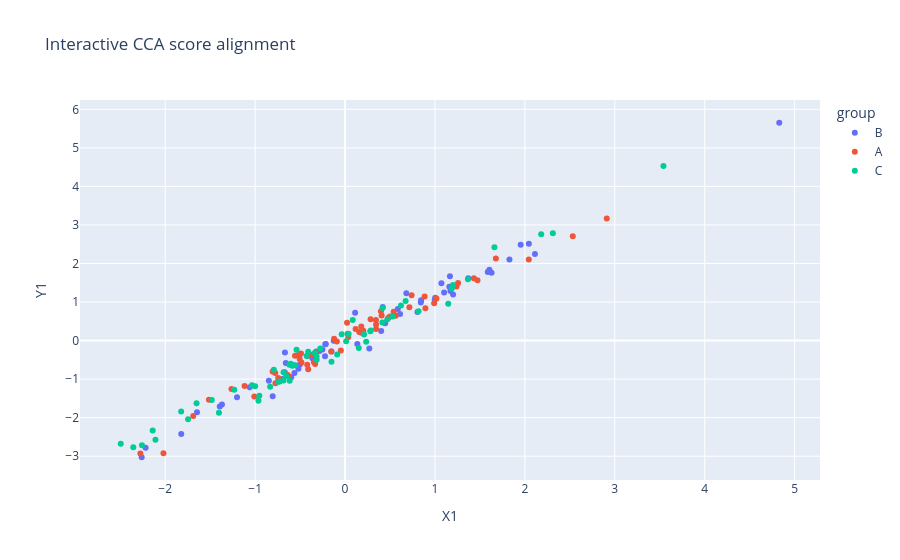

This figure's notebook cell:
### Markdown cell above
## Interactive canonical-score explorer

### Code cell
import plotly.express as px
fig=px.scatter(joint,x='X1',y='Y1',color='group',hover_name='observation_id',title='Interactive CCA score alignment')
fig

### Figure 1 — Plotly figure (JSON) as saved in the notebook; plotly's stock layout.template omitted (floating-point values rounded to 4 significant figures)
{"data": [{"hovertemplate": "<b>%{hovertext}</b><br><br>group=B<br>X1=%{x}<br>Y1=%{y}<extra></extra>", "hovertext": ["obs_000", "obs_001", "obs_005", "obs_006", "obs_012", "obs_015", "obs_018", "obs_022", "obs_023", "obs_025", "obs_026", "obs_030", "obs_031", "obs_035", "obs_038", "obs_044", "obs_045", "obs_049", "obs_053", "obs_054", "obs_056", "obs_058", "obs_062", "obs_066", "obs_070", "obs_075", "obs_076", "obs_078", "obs_080", "obs_082", "obs_083", "obs_085", "obs_087", "obs_092", "obs_094", "obs_098", "obs_099", "obs_100", "obs_104", "obs_105", "obs_107", "obs_109", "obs_110", "obs_112", "obs_122", "obs_124", "obs_125", "obs_134", "obs_135", "obs_138", "obs_146", "obs_147", "obs_148", "obs_152", "obs_159", "obs_167", "obs_169", "obs_171", "obs_172", "obs_175"], "legendgroup": "B", "marker": {"color": "#636efa", "symbol": "circle"}, "mode": "markers", "name": "B", "orientation": "v", "showlegend": true, "type": "scatter", "x": [0.8454, -0.2145, -1.393, -0.6977, -0.8472, -0.6684, -0.5736, 1.37, 0.1363, -0.2229, -2.218, 0.4019, 1.172, 1.828, -0.2194, 1.102, 1.167, -0.6708, -0.1253, 4.829, -0.6589, -0.2519, 0.612, 1.63, -0.2845, -1.06, -0.5026, -0.5986, -1.646, -1.369, 1.605, 0.8051, -1.822, 1.202, -0.363, 0.6814, 1.072, -0.3192, -0.8048, 0.4193, -0.5186, 2.112, 0.441, 0.4467, 1.003, 1.16, 0.1121, -2.262, 0.5867, 0.8429, 1.953, -0.5626, -0.1513, 0.1809, -0.4989, -1.201, 2.044, 0.9976, 0.2698, 1.587], "xaxis": "x", "y": [1.046, -0.09034, -1.71, -0.9943, -1.044, -0.3063, -0.6406, 1.615, -0.08637, -0.4044, -2.783, 0.2483, 1.284, 2.107, -0.09737, 1.247, 1.67, -0.8203, -0.004043, 5.652, -0.5797, -0.2315, 0.6887, 1.76, -0.2709, -1.209, -0.6233, -0.9516, -1.86, -1.658, 1.836, 0.7435, -2.422, 1.194, -0.4597, 1.226, 1.488, -0.2816, -1.444, 0.8703, -0.7334, 2.243, 0.4656, 0.4518, 1.113, 1.394, 0.7205, -3.027, 0.8183, 0.9901, 2.485, -0.8385, -0.2851, 0.2059, -0.347, -1.471, 2.515, 1.058, -0.203, 1.777], "yaxis": "y"}, {"hovertemplate": "<b>%{hovertext}</b><br><br>group=A<br>X1=%{x}<br>Y1=%{y}<extra></extra>", "hovertext": ["obs_002", "obs_003", "obs_007", "obs_008", "obs_009", "obs_010", "obs_011", "obs_013", "obs_014", "obs_016", "obs_017", "obs_021", "obs_036", "obs_037", "obs_040", "obs_042", "obs_043", "obs_047", "obs_048", "obs_060", "obs_064", "obs_068", "obs_069", "obs_072", "obs_073", "obs_074", "obs_081", "obs_086", "obs_088", "obs_090", "obs_097", "obs_101", "obs_102", "obs_111", "obs_113", "obs_114", "obs_115", "obs_117", "obs_120", "obs_121", "obs_123", "obs_126", "obs_129", "obs_130", "obs_131", "obs_132", "obs_133", "obs_140", "obs_143", "obs_144", "obs_145", "obs_149", "obs_150", "obs_154", "obs_160", "obs_162", "obs_168", "obs_174", "obs_177", "obs_179"], "legendgroup": "A", "marker": {"color": "#EF553B", "symbol": "circle"}, "mode": "markers", "name": "A", "orientation": "v", "showlegend": true, "type": "scatter", "x": [-0.1216, -0.8055, -0.7745, -0.4896, 2.911, 1.473, -0.5565, 0.5634, 0.5407, -0.4845, -1.117, 0.8847, 0.3994, 0.4991, 0.4802, 0.02935, -1.514, -0.5048, -0.3326, -0.3742, 0.3448, -0.6425, 0.8934, 0.3437, -1.009, 1.016, 1.677, -0.6261, 0.1175, 0.1579, -0.1533, -0.5171, 2.533, -2.02, 1.24, -0.7439, 0.2838, 0.0221, -1.263, 1.433, -0.4207, 0.1806, 0.2034, 0.03566, -2.276, -0.3276, -0.04696, -0.0912, -0.7762, 0.7154, 1.257, -0.4173, -0.3461, 2.044, -0.41, 0.345, -1.688, 0.4069, 0.9909, 0.7404], "xaxis": "x", "y": [0.04592, -0.7993, -1.105, -0.3381, 3.17, 1.567, -0.394, 0.6456, 0.7485, -0.5683, -1.176, 1.143, 0.7615, 0.6261, 0.5891, 0.1793, -1.536, -0.481, -0.6044, -0.3671, 0.3036, -0.8888, 0.8406, 0.5356, -1.453, 1.091, 2.129, -0.9222, 0.3011, 0.2251, -0.2817, -0.3751, 2.704, -2.921, 1.402, -0.97, 0.551, 0.4654, -1.255, 1.618, -0.6275, 0.3669, 0.2562, 0.08343, -2.929, -0.3055, -0.2562, -0.0237, -0.8432, 0.8659, 1.495, -0.3974, -0.5598, 2.106, -0.7416, 0.4153, -1.959, 0.6478, 0.9684, 1.177], "yaxis": "y"}, {"hovertemplate": "<b>%{hovertext}</b><br><br>group=C<br>X1=%{x}<br>Y1=%{y}<extra></extra>", "hovertext": ["obs_004", "obs_019", "obs_020", "obs_024", "obs_027", "obs_028", "obs_029", "obs_032", "obs_033", "obs_034", "obs_039", "obs_041", "obs_046", "obs_050", "obs_051", "obs_052", "obs_055", "obs_057", "obs_059", "obs_061", "obs_063", "obs_065", "obs_067", "obs_071", "obs_077", "obs_079", "obs_084", "obs_089", "obs_091", "obs_093", "obs_095", "obs_096", "obs_103", "obs_106", "obs_108", "obs_116", "obs_118", "obs_119", "obs_127", "obs_128", "obs_136", "obs_137", "obs_139", "obs_141", "obs_142", "obs_151", "obs_153", "obs_155", "obs_156", "obs_157", "obs_158", "obs_161", "obs_163", "obs_164", "obs_165", "obs_166", "obs_170", "obs_173", "obs_176", "obs_178"], "legendgroup": "C", "marker": {"color": "#00cc96", "symbol": "circle"}, "mode": "markers", "name": "C", "orientation": "v", "showlegend": true, "type": "scatter", "x": [2.182, 1.187, -1.482, 0.04012, -0.5873, 1.147, 1.201, -0.4097, -0.5394, -0.3366, -1.232, -0.6193, 0.4175, -0.7455, -2.355, -0.08758, -0.6838, -0.9999, -0.8334, -0.03758, -0.3166, -1.746, -2.109, -0.3156, -1.823, -0.7272, -0.7925, -0.1509, 0.2115, -0.2753, -1.402, -0.963, 0.2349, 0.528, 0.08545, 2.311, 1.367, 0.6736, 0.1528, -0.6162, 0.01203, -0.9531, 0.4699, -0.6045, -0.6542, -1.034, 0.2859, -2.495, -2.259, 0.6216, 0.4142, -0.555, -1.651, 1.661, -0.6851, 0.2808, 0.8173, -0.4269, 3.541, -2.139], "xaxis": "x", "y": [2.757, 1.35, -1.541, 0.1679, -0.651, 0.9572, 1.441, -0.2906, -0.2381, -0.3222, -1.274, -0.6257, 0.8457, -1.066, -2.765, -0.3599, -0.8229, -1.185, -1.2, 0.1651, -0.4052, -2.044, -2.57, -0.4996, -1.842, -1.061, -0.7556, -0.5517, 0.1582, -0.206, -1.872, -1.559, -0.02956, 0.6264, 0.5351, 2.786, 1.593, 1.025, -0.1893, -1.045, -0.01514, -1.43, 0.5442, -0.6025, -0.9179, -1.16, 0.261, -2.679, -2.719, 0.9132, 0.4706, -0.6407, -1.628, 2.42, -1.034, 0.2434, 0.7636, -0.4008, 4.528, -2.334], "yaxis": "y"}], "layout": {"legend": {"title": {"text": "group"}, "tracegroupgap": 0}, "title": {"text": "Interactive CCA score alignment"}, "xaxis": {"anchor": "y", "domain": [0, 1], "title": {"text": "X1"}}, "yaxis": {"anchor": "x", "domain": [0, 1], "title": {"text": "Y1"}}}}
